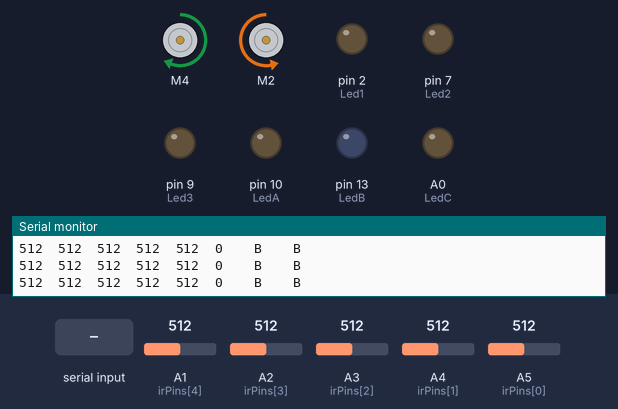
This sketch was run on a simulated Arduino Uno, built with avr-gcc and run on an emulated ATmega328P. Shown: 2 × DC motor (green arrow = forward, orange = backward, longer = faster), output pins drawn as LEDs (lit = HIGH), the last lines printed to the serial monitor. The inputs (shaded band) are chosen by the test bench; at power-on: A1 (irPins[4]) = 512, A4 (irPins[1]) = 512, A2 (irPins[3]) = 512, A3 (irPins[2]) = 512, A5 (irPins[0]) = 512.

Above: at 1.2 s.
1.3 s: A1 (irPins[4]) set to 691
2.8 s: A1 (irPins[4]) set to 710
At 4.0 s:
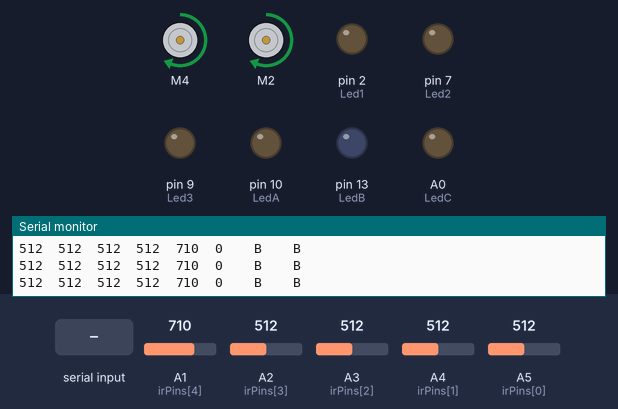
4.3 s: "a" received over Serial
At 5.3 s:
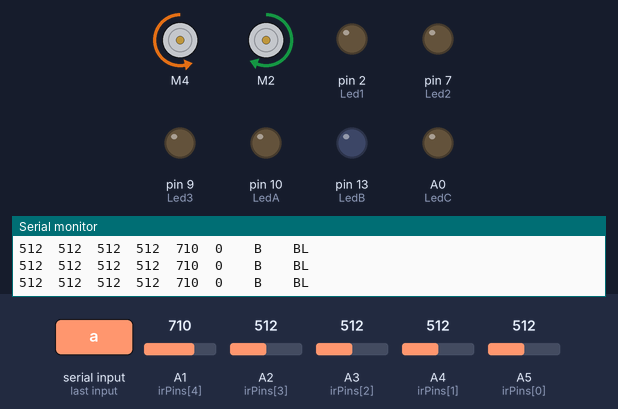
5.8 s: A4 (irPins[1]) set to 694
7.3 s: A4 (irPins[1]) set to 713
At 7.9 s:
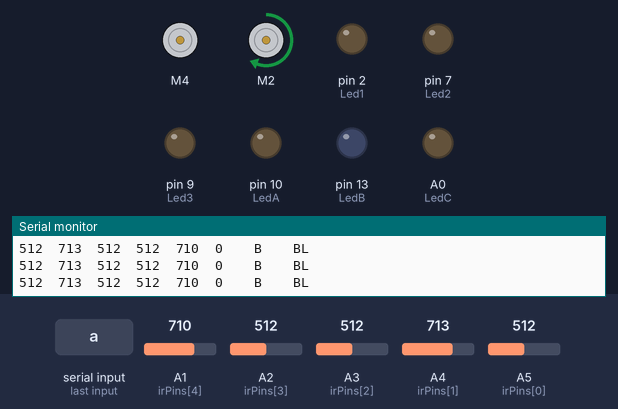
8.8 s: "b" received over Serial
At 10.2 s:
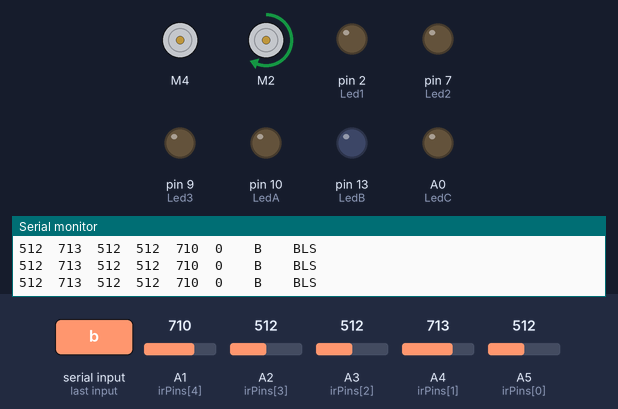
Timing chart, 0 to 11.3 s (numbered marks = the images above; inputs shaded):
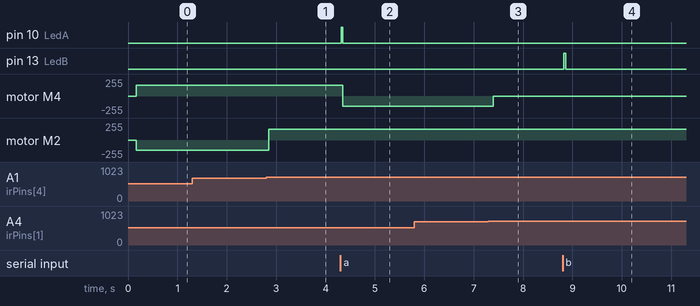

Measured:
- the behaviour switches between 699 and 700 on A1 (irPins[4]) (found by bisection; images 0 and 1)
- the behaviour switches between 700 and 701 on A4 (irPins[1]) (found by bisection; images 2 and 3)
- after the input at 2.8 s, motor M2: backward 150/255 → forward 160/255 after 0.05 s
- after the input at 4.3 s, pin 10 (LedA): LOW → HIGH at once, → LOW 0.03 s later; motor M4: forward 160/255 → backward 150/255 after 0.05 s
- after the input at 7.3 s, motor M4: backward 150/255 → stopped after 0.10 s
- after the input at 8.8 s, pin 13 (LedB): LOW → HIGH at once, → LOW 0.04 s later

The sketch:

2024_12_07.ino
```cpp
#include <AFMotor.h>

// Define the motors
AF_DCMotor mL(4);  // Left motor
AF_DCMotor mR(2);  // Right motor

// Define the IR sensor pins
const int irPins[5] = { A5, A4, A3, A2, A1 };  // Array to hold the IR sensor pins
int irSensorAnalog[5] = { 0, 0, 0, 0, 0 };     // Array to store the analog readings from the sensors
int threshold = 700;                           // Threshold value for IR sensor detection

// Directional and state variables
bool isLeft = false;
bool isRight = false;
bool isForward = false;
bool finish = false;

// Variables for handling turnback logic
int turnbackcount = 0;
int turnbackcountlimit = 5;
int fastspeed = 160;  // Speed for fast movement
int slowspeed = 150;  // Speed for slow movement
int delaytime = 5;    // Delay time in milliseconds

// Variables for serial input handling
String SerialInput = "";           // Initialize a string to store incoming data
int var1 = 0, var2 = 0, var3 = 0;  // Variables for '1 left_deadend', '2 straight_deadend', '3 right_deadend'
int varA = 0, varB = 0, varC = 0;  // Variables for 'a left_finish', 'b straight_finish', 'c right_finish'

// LED pin definitions
int Led1 = 2, Led2 = 7, Led3 = 9;     // Variables for '1', '2', '3'
int LedA = 10, LedB = 13, LedC = A0;  // Variables for 'a', 'b', 'c'

// Path-related variables
int letter = 0;
String path = "";
String sortPath = "";

void setup() {
  Serial.begin(9600);  // Start serial communication

  // Initialize IR sensor pins as input
  for (int i = 0; i < 5; i++) {
    pinMode(irPins[i], INPUT);
  }

  // Initialize LED pins as output
  pinMode(Led1, OUTPUT);
  pinMode(Led2, OUTPUT);
  pinMode(Led3, OUTPUT);
  pinMode(LedA, OUTPUT);
  pinMode(LedB, OUTPUT);
  pinMode(LedC, OUTPUT);
}

void loop() {
  // Check if there is data available on the serial port
  if (Serial.available() > 0) {
    char singleChar = Serial.read();  // Read one character from Serial

    // Update variables based on character
    // switch (singleChar) {
    //   case '1':
    //     var1 = 1;
    //     digitalWrite(Led1, HIGH);
    //     break;
    //   case '2':
    //     var2 = 1;
    //     digitalWrite(Led2, HIGH);
    //     break;
    //   case '3':
    //     var3 = 1;
    //     digitalWrite(Led3, HIGH);
    //     break;
    //   case 'a':
    //     varA = 1;
    //     digitalWrite(LedA, HIGH);
    //     break;
    //   case 'b':
    //     varB = 1;
    //     digitalWrite(LedB, HIGH);
    //     break;
    //   case 'c':
    //     varC = 1;
    //     digitalWrite(LedC, HIGH);
    //     break;
    //   default:
    //     break;
    // }
    if (singleChar == '1') {
      var1 = 1;
      digitalWrite(Led1, HIGH);
    } else if (singleChar == '2') {
      var2 = 1;
      digitalWrite(Led2, HIGH);
    } else if (singleChar == '3') {
      var3 = 1;
      digitalWrite(Led3, HIGH);
    } else if (singleChar == 'a') {
      varA = 1;
      digitalWrite(LedA, HIGH);
    } else if (singleChar == 'b') {
      varB = 1;
      digitalWrite(LedB, HIGH);
    } else if (singleChar == 'c') {
      varC = 1;
      digitalWrite(LedC, HIGH);
    }
  }
  // Read IR sensor values and print them
  for (int i = 0; i < 5; i++) {
    irSensorAnalog[i] = analogRead(irPins[i]);
    Serial.print(irSensorAnalog[i]);
    Serial.print("  ");
  }
  Serial.print(letter);
  Serial.print("    ");
  Serial.print(path[letter]);
  Serial.print("    ");
  Serial.println(path);

  // Handle various conditions based on sensor readings and state variables
  // Turn back on 3 deadends
  if (var1 == 1 && var2 == 1 && var3 == 1) {
    turnright();
    delay(delaytime);
    if (!path.endsWith("B")) {
      path += "B";
    }
  } else if (turnbackcount == turnbackcountlimit) {
    if (irSensorAnalog[1] > threshold) {
      turnbackcount = 0;
    }
    turnright();
    delay(delaytime);
    if (!path.endsWith("B")) {
      path += "B";
    }
  } else if ((irSensorAnalog[0] > threshold || irSensorAnalog[4] > threshold) && (varA == 1 || varB == 1 || varC == 1)) {
    if (varA) {
      isLeft = true;
      turnbackcount = 0;
      if (!path.endsWith("L")) {
        path += "L";
      }
      pinLow();
    } else if (varB) {
      forward();
      delay(delaytime);
      turnbackcount = 0;
      if (!path.endsWith("S") && ((irSensorAnalog[0] > threshold) || (irSensorAnalog[4] > threshold))) {
        path += "S";
      }
      pinLow();
    } else if (varC) {
      isRight = true;
      if (!path.endsWith("R") && (turnbackcount == 0)) {
        path += "R";
      }
      turnbackcount = 0;
      pinLow();
    }
  }


  if (isLeft && var1 == 0) {
    pinLow();
    if (irSensorAnalog[0] > threshold) {
      turnleft();
      delay(delaytime);
      turnbackcount = 0;
    } else if (irSensorAnalog[1] > threshold) {
      isLeft = false;
    }
    turnleft();
    delay(delaytime);
    turnbackcount = 0;
  } else if ((irSensorAnalog[0] > threshold) && (irSensorAnalog[1] > threshold) && var1 == 0) {
    isLeft = true;
    turnbackcount = 0;
    if (!path.endsWith("L")) {
      path += "L";
    }
    pinLow();
  } else if (irSensorAnalog[2] > threshold && var2 == 0) {
    pinLow();
    forward();
    delay(delaytime);
    turnbackcount = 0;
    if (!path.endsWith("S") && ((irSensorAnalog[0] > threshold) || (irSensorAnalog[4] > threshold))) {
      path += "S";
    }
  } else if (isRight && var3 == 0) {
    pinLow();
    if (irSensorAnalog[4] > threshold) {
      turnright();
      delay(delaytime);
      turnbackcount = 0;
    } else if (irSensorAnalog[3] > threshold) {
      isRight = false;
    }
    turnright();
    delay(delaytime);
    turnbackcount = 0;
  } else if ((irSensorAnalog[4] > threshold) && (irSensorAnalog[3] > threshold) && var3 == 0) {
    pinLow();
    isRight = true;
    if (!path.endsWith("R") && (turnbackcount == 0)) {
      path += "R";
    }
    turnbackcount = 0;
  } else if ((irSensorAnalog[0] < threshold) && (irSensorAnalog[1] < threshold) && (irSensorAnalog[2] < threshold) && (irSensorAnalog[3] < threshold) && (irSensorAnalog[4] < threshold)) {
    turnbackcount++;
  } else if ((irSensorAnalog[1] < threshold) && (irSensorAnalog[3] < threshold)) {
    forward();
    delay(delaytime);
    turnbackcount = 0;
  } else if (irSensorAnalog[1] > threshold) {
    left();
    delay(delaytime);
    turnbackcount = 0;
  } else if (irSensorAnalog[3] > threshold) {
    right();
    delay(delaytime);
    turnbackcount = 0;
  }
}

// Functions for motor movement
void forward() {
  mL.setSpeed(fastspeed);
  mR.setSpeed(fastspeed);

  mL.run(FORWARD);
  mR.run(FORWARD);
}

void left() {
  mL.setSpeed(0);
  mR.setSpeed(fastspeed);

  mL.run(RELEASE);
  mR.run(FORWARD);
}

void turnleft() {
  mL.setSpeed(slowspeed);
  mR.setSpeed(fastspeed);

  mL.run(BACKWARD);
  mR.run(FORWARD);
}

void right() {
  mL.setSpeed(fastspeed);
  mR.setSpeed(0);

  mL.run(FORWARD);
  mR.run(RELEASE);
}

void turnright() {
  mL.setSpeed(fastspeed);
  mR.setSpeed(slowspeed);

  mL.run(FORWARD);
  mR.run(BACKWARD);
}

void stop() {
  mL.setSpeed(0);
  mR.setSpeed(0);

  mL.run(RELEASE);
  mR.run(RELEASE);
}
void pinLow() {
  digitalWrite(Led1, LOW);
  digitalWrite(Led2, LOW);
  digitalWrite(Led3, LOW);
  digitalWrite(LedA, LOW);
  digitalWrite(LedB, LOW);
  digitalWrite(LedC, LOW);
  var1 = var2 = var3 = varA = varB = varC = 0;
}

String shortPath() {
  path.replace("LBL", "S");
  path.replace("LBS", "R");
  path.replace("RBL", "B");
  path.replace("SBS", "B");
  path.replace("SBL", "R");
  path.replace("LBR", "B");
  return path;
}
```
